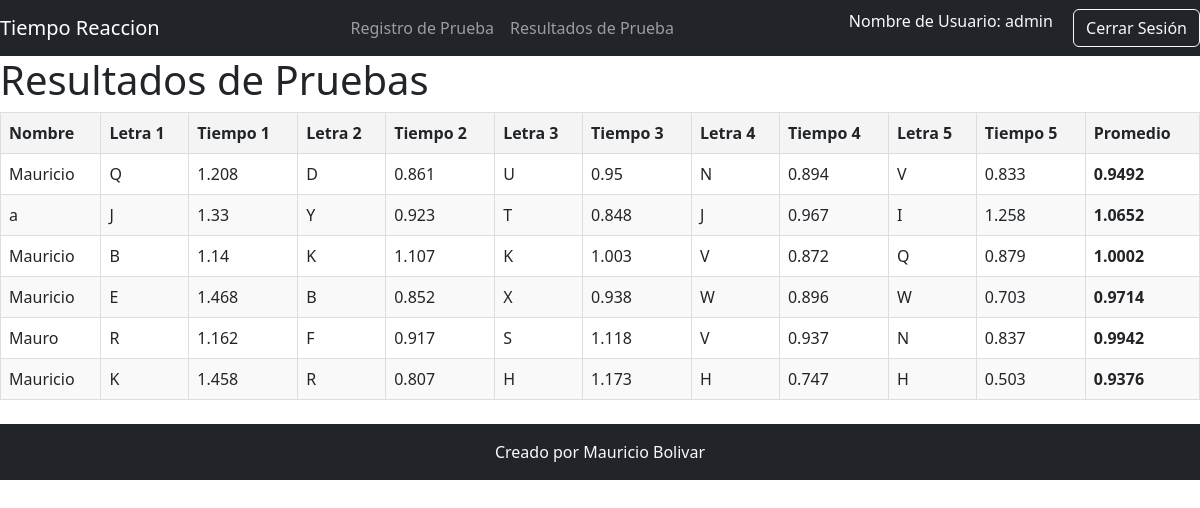
Before: /resultados/ (signed in) with the older database file.
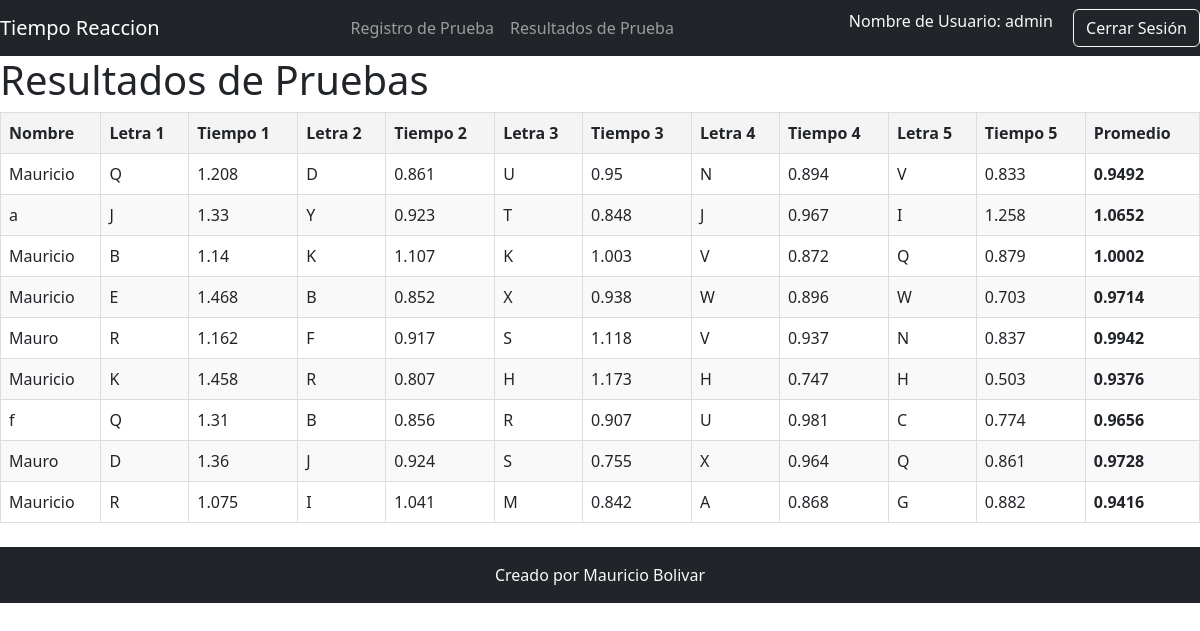
After: the same page with the newer database file.
### web/models.py (models this page shows)
class Prueba(models.Model):
    prueba_id = models.AutoField(primary_key=True)
    nombre = models.CharField(max_length= 64)
    letra_1 = models.CharField(max_length= 1)
    tiempo_1 = models.FloatField(default=0.0,)
    letra_2 = models.CharField(max_length= 1)
    tiempo_2 = models.FloatField(default=0.0)
    letra_3 = models.CharField(max_length= 1)
    tiempo_3 = models.FloatField(default=0.0)
    letra_4 = models.CharField(max_length= 1)
    tiempo_4 = models.FloatField(default=0.0)
    letra_5 = models.CharField(max_length= 1)
    tiempo_5 = models.FloatField(default=0.0)
    def calcular_promedio(self):
        tiempos = [self.tiempo_1, self.tiempo_2, self.tiempo_3, self.tiempo_4, self.tiempo_5]
        tiempos_validos = [t for t in tiempos if t > 0]
        if tiempos_validos:
            return sum(tiempos_validos) / len(tiempos_validos)
        return 0.0

### web/views.py (the view)
# urls.py: path('resultados/', resultados, name='resultados'),
@login_required
def resultados(request):
    pruebas = Prueba.objects.all()
    datos_combinados = []
    for prueba in pruebas:
        promedio = round(prueba.calcular_promedio(), 4)
        datos_combinados.append({
            'nombre': prueba.nombre,
            'letra_1': prueba.letra_1,
            'tiempo_1': prueba.tiempo_1,
            'letra_2': prueba.letra_2,
            'tiempo_2': prueba.tiempo_2,
            'letra_3': prueba.letra_3,
            'tiempo_3': prueba.tiempo_3,
            'letra_4': prueba.letra_4,
            'tiempo_4': prueba.tiempo_4,
            'letra_5': prueba.letra_5,
            'tiempo_5': prueba.tiempo_5,
            'promedio': promedio,
        })
    return render(request, 'resultados.html', {'datos_combinados': datos_combinados})

### web/templates/resultados.html (shortened to what this page needs)
<!DOCTYPE html>
<html lang="en">
<head>
    {% include 'head.html' %}
    {% load static %}
<link rel="stylesheet" href="{% static 'css/styles.css' %}">
</head>
<body>
    {% include 'navbar.html' %}
    <h1>Resultados de Pruebas</h1>
    <table>
        <thead>
            <tr>
                <th>Nombre</th>
                <th>Letra 1</th>
                <th>Tiempo 1</th>
                <th>Letra 2</th>
                <th>Tiempo 2</th>
                <th>Letra 3</th>
                <th>Tiempo 3</th>
                <th>Letra 4</th>
                <th>Tiempo 4</th>
                <th>Letra 5</th>
                <th>Tiempo 5</th>
                <th>Promedio</th>
            </tr>
        </thead>
        <tbody>
            {% for datos in datos_combinados %}
            <tr>
                <td>{{ datos.nombre }}</td>
                <td>{{ datos.letra_1 }}</td>
                <td>{{ datos.tiempo_1 }}</td>
                <td>{{ datos.letra_2 }}</td>
                <td>{{ datos.tiempo_2 }}</td>
                <td>{{ datos.letra_3 }}</td>
                <td>{{ datos.tiempo_3 }}</td>
                <td>{{ datos.letra_4 }}</td>
                <td>{{ datos.tiempo_4 }}</td>
                <td>{{ datos.letra_5 }}</td>
                <td>{{ datos.tiempo_5 }}</td>
                <td><b>{{ datos.promedio }}</b></td>
            </tr>
            {% endfor %}
        </tbody>
    </table>
    <br>
    {% include 'footer.html' %}
</body>
</html>

### web/templates/head.html (shortened to what this page needs)
<link href="https://cdn.jsdelivr.net/npm/bootstrap@5.3.3/dist/css/bootstrap.min.css" rel="stylesheet"
integrity="sha384-QWTKZyjpPEjISv5WaRU9OFeRpok6YctnYmDr5pNlyT2bRjXh0JMhjY6hW+ALEwIH">

### web/templates/navbar.html (shortened to what this page needs)
<nav class="navbar navbar-expand-lg navbar-dark bg-dark">
    <a class="navbar-brand" href="#">Tiempo Reaccion</a>
    <div class="collapse navbar-collapse" id="navbarSupportedContent">
        <ul class="navbar-nav ms-auto">
            <li class="nav-item">
                <a class="nav-link" href="/">Registro de Prueba</a>
            </li>
            <li class="nav-item">
                <a class="nav-link" href="/resultados/">Resultados de Prueba</a>
            </li>
        </ul>
        <ul class="navbar-nav ms-auto">
            {% if user.is_authenticated %}
            <li class="nav-item text-light">Nombre de Usuario: {{user.get_username}} &emsp;</li>
            <form class="form-inline my-2 my-lg-0 ml-2" action="{% url 'logout' %}" method="post">
                <button class="btn btn-outline-light my-2 my-sm-0" type="submit">Cerrar Sesión</button>
            </form>
            {% else %}
            <form class="form-inline my-2 my-lg-0" action="{% url 'login' %}">
                {% csrf_token %}
                <button class="btn btn-outline-light my-2 my-sm-0" type="submit">Iniciar sesión</button>
            </form>
            {% endif %}
        </ul>
    </div>
</nav>

### web/templates/footer.html (shortened to what this page needs)
<footer class="bg-dark text-center text-lg-start text-light">
    <div class="text-center p-3">
        Creado por Mauricio Bolivar
    </div>
</footer>

### web/static/css/styles.css (style rules this page uses)
table { width: 100%; border-collapse: collapse; }
th, td { border: 1px solid #ddd; padding: 8px; text-align: left; }
th { background-color: #f4f4f4; font-weight: bold; }
tr:nth-child(even) { background-color: #f9f9f9; }

Changed rows visible on the page:
added Prueba: nombre "f", letra_1 "Q", tiempo_1 "1.31", letra_2 "B", tiempo_2 "0.856", letra_3 "R", tiempo_3 "0.907", letra_4 "U", tiempo_4 "0.981", letra_5 "C", tiempo_5 "0.774", promedio "0.9656"
added Prueba: nombre "Mauro", letra_1 "D", tiempo_1 "1.36", letra_2 "J", tiempo_2 "0.924", letra_3 "S", tiempo_3 "0.755", letra_4 "X", tiempo_4 "0.964", letra_5 "Q", tiempo_5 "0.861", promedio "0.9728"
added Prueba: nombre "Mauricio", letra_1 "R", tiempo_1 "1.075", letra_2 "I", tiempo_2 "1.041", letra_3 "M", tiempo_3 "0.842", letra_4 "A", tiempo_4 "0.868", letra_5 "G", tiempo_5 "0.882", promedio "0.9416"
